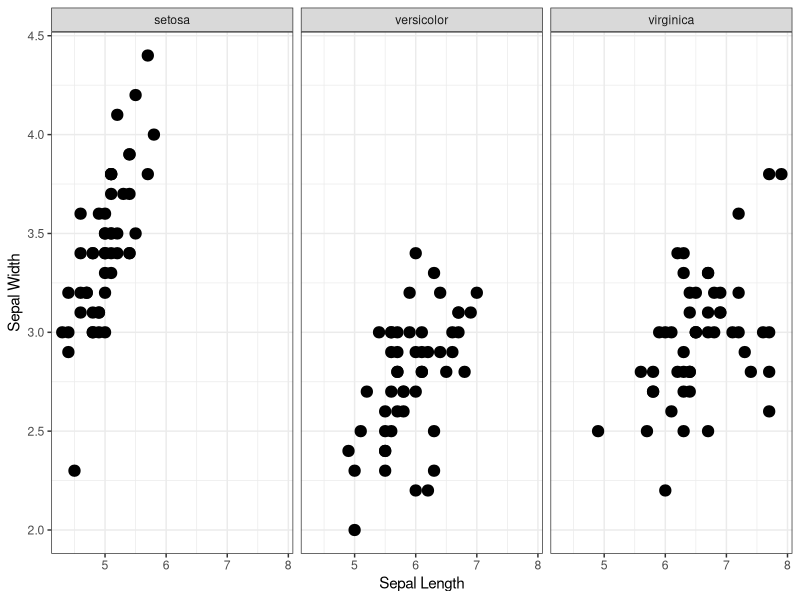
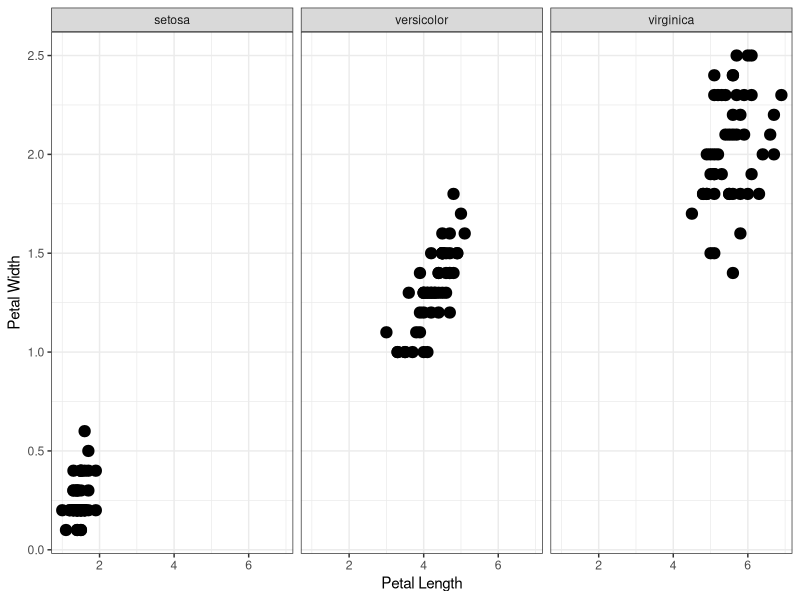
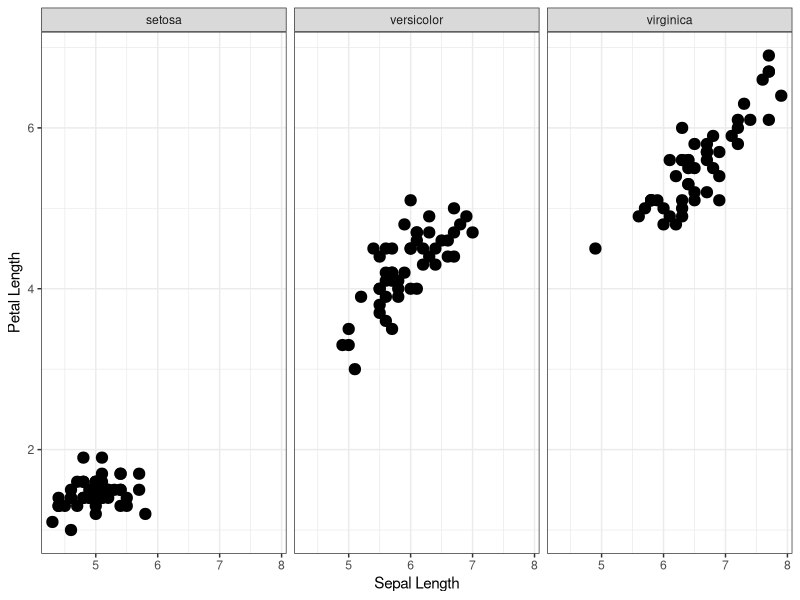
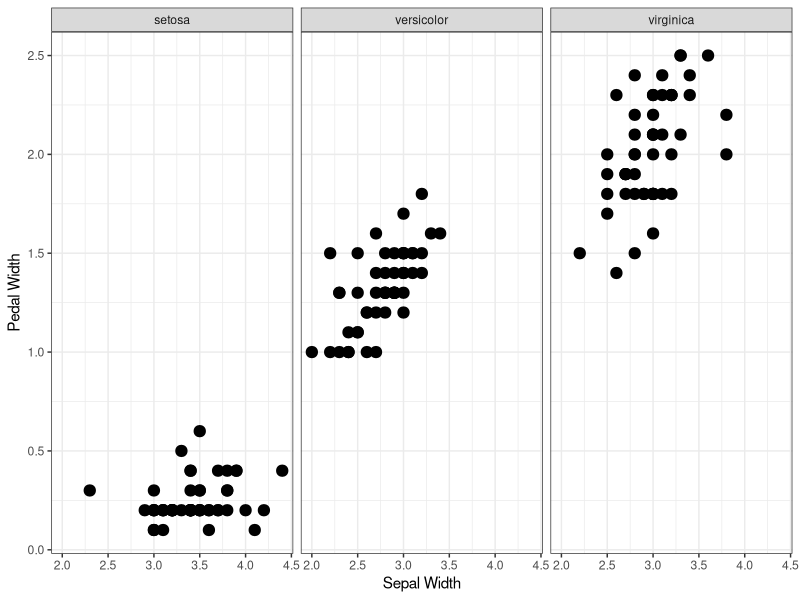
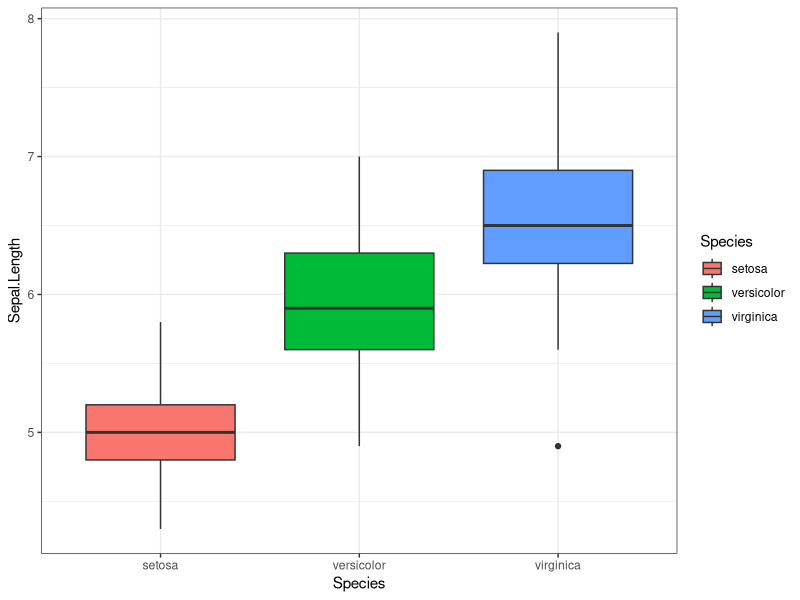
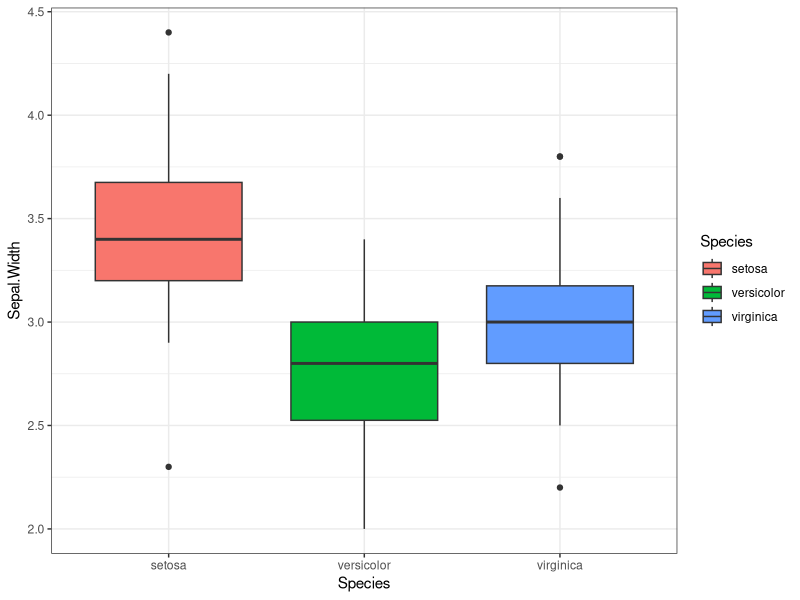
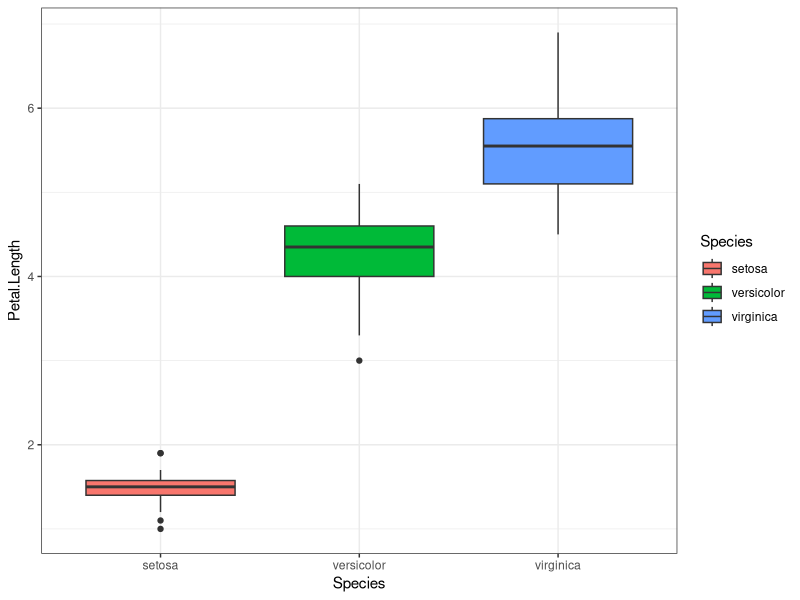
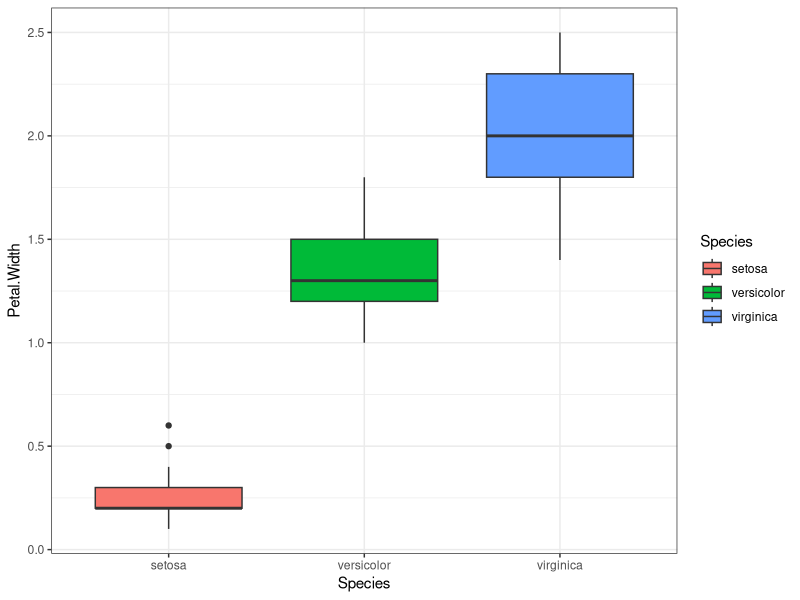

Reproduce these figures in R, in order.
## ---- chunk 1
#install.packages("tidyverse")
library(tidyverse)
library(cluster)
library(reshape2)
## ---- chunk 2
data = iris
dim(data)
head(data)
## ---- chunk 3
ggplot(data)+geom_point(aes(x = Sepal.Length, y = Sepal.Width), stroke = 2)+facet_wrap(~ Species)+ 
labs(x = "Sepal Length", y = "Sepal Width")+theme_bw()
## ---- chunk 4
ggplot(data)+geom_point(aes(x = Petal.Length, y = Petal.Width), stroke = 2)+facet_wrap(~ Species)+ labs(x = "Petal Length", y = "Petal Width")+theme_bw()
## ---- chunk 5
ggplot(data)+geom_point(aes(x = Sepal.Length, y = Petal.Length), stroke = 2)+facet_wrap(~ Species)+ 
labs(x = "Sepal Length", y = "Petal Length")+theme_bw()
## ---- chunk 6
ggplot(data)+geom_point(aes(x = Sepal.Width, y = Petal.Width), stroke = 2)+facet_wrap(~ Species)+ 
labs(x = "Sepal Width", y = "Pedal Width")+theme_bw()
## ---- chunk 7
ggplot(data)+
 geom_boxplot(aes(x = Species, y = Sepal.Length, fill = Species))+
 theme_bw()
ggplot(data)+
 geom_boxplot(aes(x = Species, y = Sepal.Width, fill = Species))+
 theme_bw()
ggplot(data)+
 geom_boxplot(aes(x = Species, y = Petal.Length, fill = Species))+
 theme_bw()
ggplot(data)+
 geom_boxplot(aes(x = Species, y = Petal.Width, fill = Species))+
 theme_bw()
## ---- chunk 8
set.seed(123) # for reproduction
wcss <- vector()
for (i in 1:10) wcss[i] <- sum(kmeans(data[, -5], i)$withinss)
plot(1:10,
 wcss,
 type = 'b',
 main = paste("The Elbow Method"),
 xlab = "Number of Clusters",
 ylab = 'WCSS'
)
## ---- chunk 9
set.seed(123)
km <- kmeans( x = data[, -5] , centers = 3)
yclus <- km$cluster
table(yclus)
## ---- chunk 10
clusplot(data[, -5],
 yclus,
 lines = 0,
 shade = TRUE,
 color = TRUE,
 labels = 0,
 plotchar = FALSE,
 span = TRUE,
 main = paste("Clusters of Iris Flowers")
)
## ---- chunk 11
data$cluster.kmean <- yclus
cm <- table(data$Species, data$cluster.kmean)
cm
